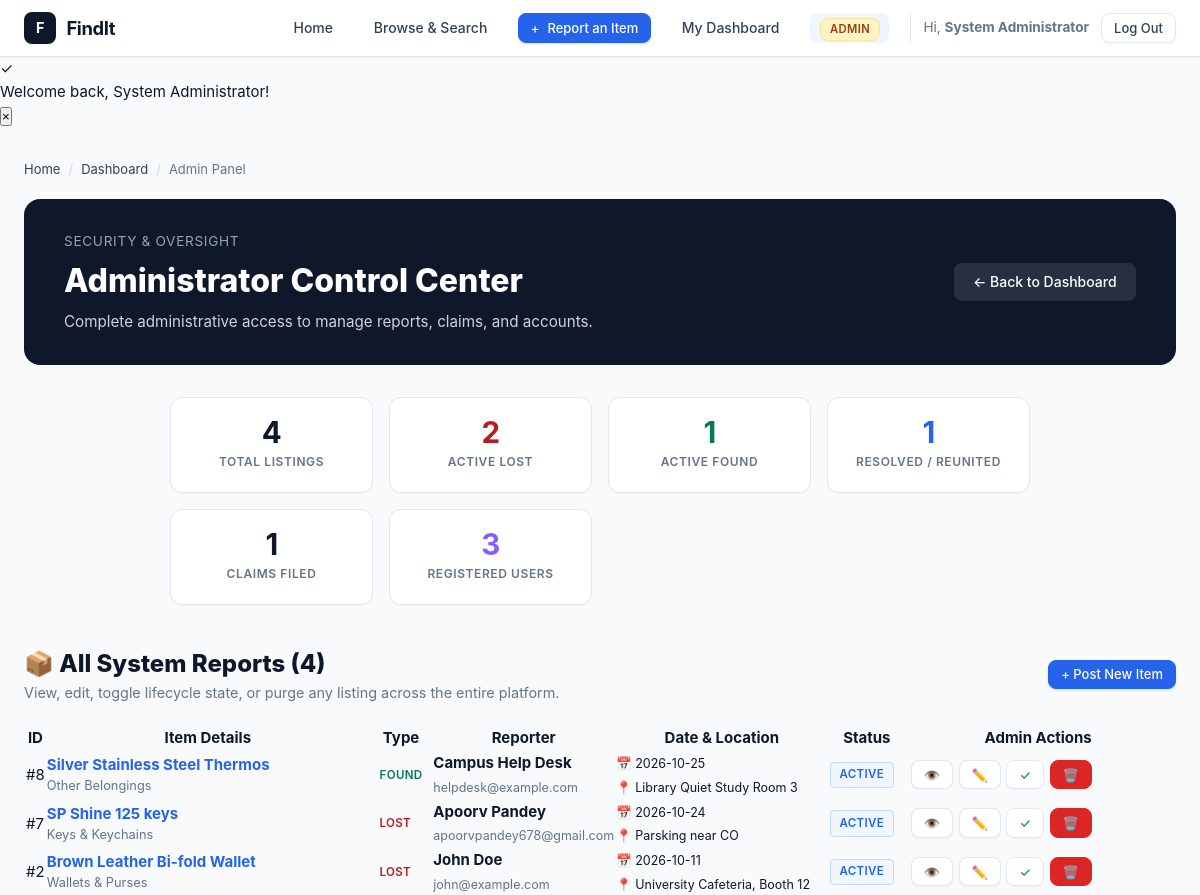
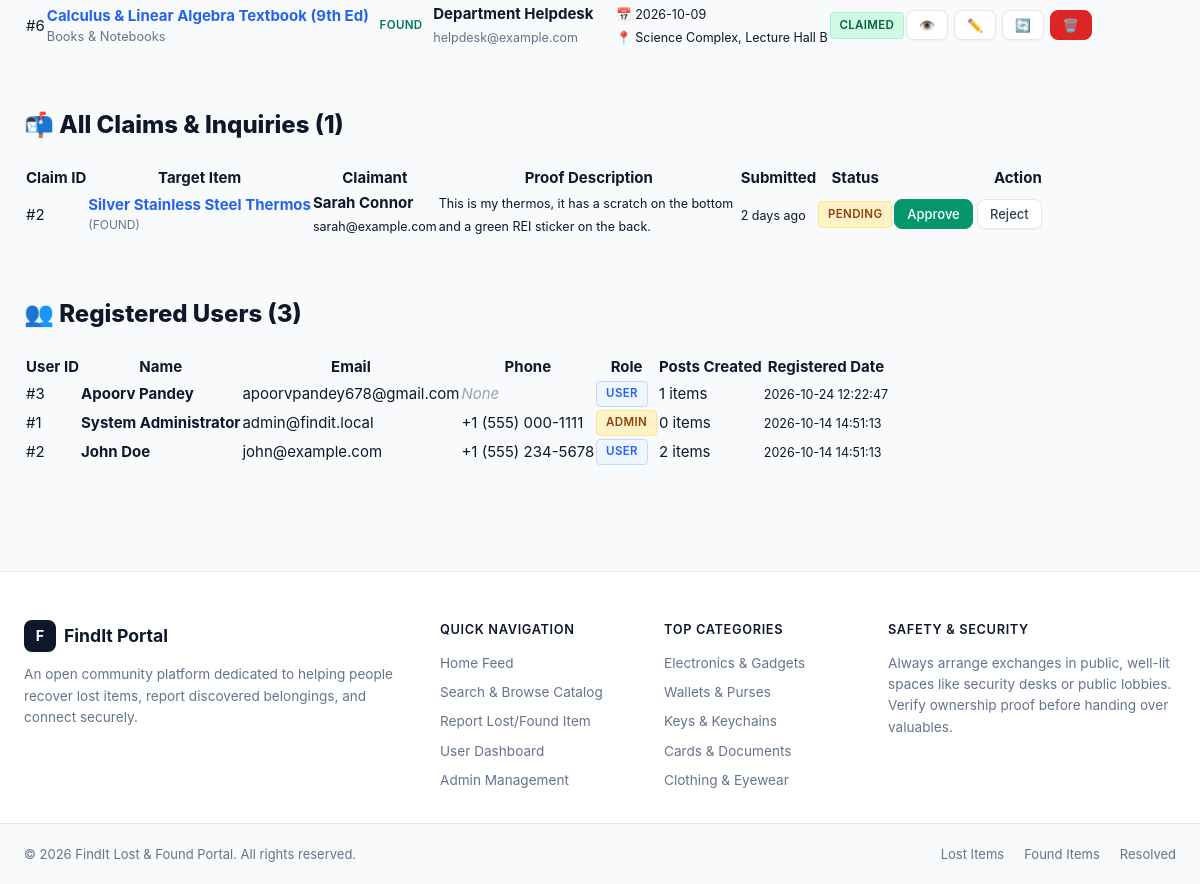
/admin.php (signed in), run on the app's committed database (2 pictures, top to bottom).
### tables this page shows
CREATE TABLE users (
            id INTEGER PRIMARY KEY AUTOINCREMENT,
            name TEXT NOT NULL,
            email TEXT NOT NULL UNIQUE,
            password TEXT NOT NULL,
            role TEXT DEFAULT 'user',
            phone TEXT,
            created_at DATETIME DEFAULT CURRENT_TIMESTAMP
        );

CREATE TABLE items (
            id INTEGER PRIMARY KEY AUTOINCREMENT,
            user_id INTEGER,
            type TEXT NOT NULL,               -- 'lost' or 'found'
            title TEXT NOT NULL,
            category TEXT NOT NULL,
            description TEXT NOT NULL,
            location TEXT NOT NULL,
            item_date TEXT NOT NULL,
            image_path TEXT,
            contact_name TEXT NOT NULL,
            contact_email TEXT NOT NULL,
            contact_phone TEXT,
            status TEXT DEFAULT 'active',     -- 'active', 'claimed', 'returned'
            security_secret TEXT NOT NULL,
            created_at DATETIME DEFAULT CURRENT_TIMESTAMP,
            updated_at DATETIME DEFAULT CURRENT_TIMESTAMP,
            FOREIGN KEY (user_id) REFERENCES users(id) ON DELETE SET NULL
        );

CREATE TABLE claims (
            id INTEGER PRIMARY KEY AUTOINCREMENT,
            item_id INTEGER NOT NULL,
            claimant_id INTEGER,
            claimant_name TEXT NOT NULL,
            claimant_email TEXT NOT NULL,
            claimant_phone TEXT,
            claim_message TEXT NOT NULL,
            status TEXT DEFAULT 'pending',    -- 'pending', 'approved', 'rejected'
            created_at DATETIME DEFAULT CURRENT_TIMESTAMP,
            FOREIGN KEY (item_id) REFERENCES items(id) ON DELETE CASCADE,
            FOREIGN KEY (claimant_id) REFERENCES users(id) ON DELETE SET NULL
        );

### admin.php (the view, shortened to what the rows shown need)
<?php
require_once __DIR__ . '/db.php';
$pdo = getDbConnection();
$allItems = $pdo->query("
    SELECT i.*, u.name as user_account_name
    FROM items i
    LEFT JOIN users u ON i.user_id = u.id
    ORDER BY i.created_at DESC
")->fetchAll();
$allClaims = $pdo->query("
    SELECT c.*, i.title as item_title, i.type as item_type
    FROM claims c
    JOIN items i ON c.item_id = i.id
    ORDER BY c.created_at DESC
")->fetchAll();
$users = $pdo->query("
    SELECT u.*, COUNT(i.id) as item_count
    FROM users u
    LEFT JOIN items i ON u.id = i.user_id
    GROUP BY u.id
    ORDER BY u.created_at DESC
")->fetchAll();
render_header('Administrator Control Panel', 'admin');
?>
<main class="main-wrapper">
    <div style="background: #0f172a; color: #ffffff; padding: 2rem 2.5rem; border-radius: var(--radius-lg); margin-bottom: 2rem; display: flex; justify-content: space-between; align-items: center; flex-wrap: wrap; gap: 1rem;">
        <div>
            <h1 style="font-size: 2rem; font-weight: 800;">Administrator Control Center</h1>
        </div>
    </div>
    <div style="margin-bottom: 3.5rem;">
        <div style="display: flex; justify-content: space-between; align-items: center; margin-bottom: 1.25rem; flex-wrap: wrap; gap: 1rem;">
            <div>
                <h2 style="font-size: 1.5rem; font-weight: 800;">📦 All System Reports (<?= count($allItems) ?>)</h2>
            </div>
        </div>
        <div class="table-container">
            <table class="data-table">
                <thead>
                    <tr>
                        <th>ID</th>
                        <th>Item Details</th>
                        <th>Type</th>
                        <th>Reporter</th>
                        <th>Date &amp; Location</th>
                        <th>Status</th>
                        <th style="text-align: right;">Admin Actions</th>
                    </tr>
                </thead>
                <tbody>
                    <?php foreach ($allItems as $it): ?>
                        <tr>
                            <td>#<?= $it['id'] ?></td>
                            <td>
                                <a href="item.php?id=<?= $it['id'] ?>" style="font-weight: 700; color: var(--primary);">
                                    <?= htmlspecialchars($it['title']) ?>
                                </a>
                                <div style="font-size: 0.8rem; color: var(--text-muted);">
                                    <?= htmlspecialchars(get_category_label($it['category'])) ?>
                                </div>
                            </td>
                            <td>
                                <span class="status-pill" style="<?= ($it['type'] === 'lost') ? 'background: var(--lost-light); color: var(--lost-color);' : 'background: var(--found-light); color: var(--found-color);' ?>">
                                    <?= ucfirst($it['type']) ?>
                                </span>
                            </td>
                            <td>
                                <strong><?= htmlspecialchars($it['contact_name']) ?></strong><br>
                                <small style="color: var(--text-muted);"><?= htmlspecialchars($it['contact_email']) ?></small>
                            </td>
                            <td>
                                <small>📅 <?= htmlspecialchars($it['item_date']) ?><br>📍 <?= htmlspecialchars($it['location']) ?></small>
                            </td>
                            <td>
                                <span class="status-pill status-<?= ($it['status'] === 'active') ? 'active' : 'returned' ?>">
                                    <?= ucfirst($it['status']) ?>
                                </span>
                            </td>
                            <td style="text-align: right; white-space: nowrap;">
                                <div style="display: inline-flex; gap: 0.35rem;">
                                    <a href="item.php?id=<?= $it['id'] ?>" class="btn btn-secondary btn-sm" title="View details">👁️</a>
                                    <a href="report.php?id=<?= $it['id'] ?>" class="btn btn-secondary btn-sm" title="Edit item">✏️</a>
                                    <?php if ($it['status'] === 'active'): ?>
                                        <a href="item.php?id=<?= $it['id'] ?>&action=status&status=claimed&csrf=<?= generate_csrf_token() ?>" class="btn btn-secondary btn-sm" style="color: #059669;" title="Mark as resolved" onclick="return confirm('Mark this item as resolved?')">✓</a>
                                    <?php else: ?>
                                        <a href="item.php?id=<?= $it['id'] ?>&action=status&status=active&csrf=<?= generate_csrf_token() ?>" class="btn btn-secondary btn-sm" title="Reactivate" onclick="return confirm('Re-activate this item?')">🔄</a>
                                    <?php endif; ?>
                                    <a href="item.php?id=<?= $it['id'] ?>&action=delete&csrf=<?= generate_csrf_token() ?>" class="btn btn-danger btn-sm" title="Delete permanently" onclick="return confirm('Permanently remove this report?');">🗑️</a>
                                </div>
                            </td>
                        </tr>
                    <?php endforeach; ?>
                </tbody>
            </table>
        </div>
    </div>
    <div style="margin-bottom: 3.5rem;">
        <h2 style="font-size: 1.5rem; font-weight: 800; margin-bottom: 1.25rem;">📬 All Claims &amp; Inquiries (<?= count($allClaims) ?>)</h2>
        <div class="table-container">
            <table class="data-table">
                <thead>
                    <tr>
                        <th>Claim ID</th>
                        <th>Target Item</th>
                        <th>Claimant</th>
                        <th>Proof Description</th>
                        <th>Submitted</th>
                        <th>Status</th>
                        <th style="text-align: right;">Action</th>
                    </tr>
                </thead>
                <tbody>
                    <?php foreach ($allClaims as $cl): ?>
                        <tr>
                            <td>#<?= $cl['id'] ?></td>
                            <td>
                                <a href="item.php?id=<?= $cl['item_id'] ?>" style="font-weight: 700; color: var(--primary);">
                                    <?= htmlspecialchars($cl['item_title']) ?>
                                </a>
                                <div style="font-size: 0.75rem; text-transform: uppercase; color: var(--text-muted);">(<?= htmlspecialchars($cl['item_type']) ?>)</div>
                            </td>
                            <td>
                                <strong><?= htmlspecialchars($cl['claimant_name']) ?></strong><br>
                                <a href="mailto:<?= htmlspecialchars($cl['claimant_email']) ?>"><small><?= htmlspecialchars($cl['claimant_email']) ?></small></a>
                            </td>
                            <td style="max-width: 300px;">
                                <small><?= htmlspecialchars($cl['claim_message']) ?></small>
                            </td>
                            <td><small><?= time_ago($cl['created_at']) ?></small></td>
                            <td>
                                <span class="status-pill status-<?= ($cl['status'] === 'approved') ? 'returned' : (($cl['status'] === 'rejected') ? 'active' : 'claimed') ?>">
                                    <?= ucfirst($cl['status']) ?>
                                </span>
                            </td>
                            <td style="text-align: right; white-space: nowrap;">
                                <?php if ($cl['status'] === 'pending'): ?>
                                    <a href="item.php?action=claim_status&claim_id=<?= $cl['id'] ?>&claim_status=approved&csrf=<?= generate_csrf_token() ?>" class="btn btn-success btn-sm" onclick="return confirm('Approve this claim?')">Approve</a>
                                    <a href="item.php?action=claim_status&claim_id=<?= $cl['id'] ?>&claim_status=rejected&csrf=<?= generate_csrf_token() ?>" class="btn btn-secondary btn-sm" onclick="return confirm('Reject this claim?')">Reject</a>
                                <?php else: ?>
                                    <small style="color: var(--text-muted);"><?= ucfirst($cl['status']) ?></small>
                                <?php endif; ?>
                            </td>
                        </tr>
                    <?php endforeach; ?>
                </tbody>
            </table>
        </div>
    </div>
    <div>
        <h2 style="font-size: 1.5rem; font-weight: 800; margin-bottom: 1.25rem;">👥 Registered Users (<?= count($users) ?>)</h2>
        <div class="table-container">
            <table class="data-table">
                <thead>
                    <tr>
                        <th>User ID</th>
                        <th>Name</th>
                        <th>Email</th>
                        <th>Phone</th>
                        <th>Role</th>
                        <th>Posts Created</th>
                        <th>Registered Date</th>
                    </tr>
                </thead>
                <tbody>
                    <?php foreach ($users as $u): ?>
                        <tr>
                            <td>#<?= $u['id'] ?></td>
                            <td><strong><?= htmlspecialchars($u['name']) ?></strong></td>
                            <td><?= htmlspecialchars($u['email']) ?></td>
                            <td><?= !empty($u['phone']) ? htmlspecialchars($u['phone']) : '<em style="color:#94a3b8;">None</em>' ?></td>
                            <td>
                                <span class="status-pill <?= ($u['role'] === 'admin') ? 'status-claimed' : 'status-active' ?>">
                                    <?= ucfirst($u['role']) ?>
                                </span>
                            </td>
                            <td><?= $u['item_count'] ?> items</td>
                            <td><small><?= htmlspecialchars($u['created_at']) ?></small></td>
                        </tr>
                    <?php endforeach; ?>
                </tbody>
            </table>
        </div>
    </div>
</main>
<?php render_footer(); ?>

### db.php (shortened to what the rows shown need)
<?php
function is_logged_in() {
    return isset($_SESSION['user_id']) && !empty($_SESSION['user_id']);
}
function current_user() {
    return [
        'id'    => $_SESSION['user_id'],
        'name'  => $_SESSION['user_name'] ?? 'User',
        'email' => $_SESSION['user_email'] ?? '',
        'role'  => $_SESSION['user_role'] ?? 'user'
    ];
}
function is_admin() {
    return is_logged_in() && (isset($_SESSION['user_role']) && $_SESSION['user_role'] === 'admin');
}
function generate_csrf_token() {
    return $_SESSION['csrf_token'];
}
function get_categories() {
    return [
        'electronics' => ['label' => 'Electronics & Gadgets', 'icon' => ''],
        'wallets'     => ['label' => 'Wallets & Purses',     'icon' => ''],
        'keys'        => ['label' => 'Keys & Keychains',     'icon' => ''],
        'documents'   => ['label' => 'Cards & Documents',    'icon' => ''],
        'clothing'    => ['label' => 'Clothing & Eyewear',   'icon' => ''],
        'pets'        => ['label' => 'Pets & Animals',       'icon' => ''],
        'books'       => ['label' => 'Books & Notebooks',    'icon' => ''],
        'jewelry'     => ['label' => 'Jewelry & Watches',    'icon' => ''],
        'other'       => ['label' => 'Other Belongings',     'icon' => '']
    ];
}
function get_category_label($key) {
    $cats = get_categories();
    return $cats[$key]['label'] ?? ucfirst($key);
}
function time_ago($datetime) {
    $time = strtotime($datetime);
    $diff = time() - $time;
    if ($diff < 604800) return floor($diff / 86400) . ' days ago';
    return date('M d, Y', $time);
}
function render_header($pageTitle = '', $activeTab = '') {
    $user = current_user();
    $currentPage = basename($_SERVER['PHP_SELF'] ?? 'index.php');
    ?>
<!DOCTYPE html>
<html lang="en">
<head>
    <link rel="stylesheet" href="css/style.css">
</head>
<body>
    <header class="header">
        <div class="nav-container">
            <nav class="nav-menu" id="navMenu">
                <ul class="nav-links">
                    <?php if (is_logged_in()): ?>
                        <li>
                            <a href="dashboard.php" class="nav-link <?= ($currentPage === 'dashboard.php') ? 'active' : '' ?>">
                                My Dashboard
                            </a>
                        </li>
                        <?php if (is_admin()): ?>
                            <li>
                                <a href="admin.php" class="nav-link <?= ($currentPage === 'admin.php') ? 'active' : '' ?>">
                                    <span class="admin-badge">Admin</span>
                                </a>
                            </li>
                        <?php endif; ?>
                        <li class="user-pill-container">
                            <span class="user-greeting">Hi, <strong><?= htmlspecialchars($user['name']) ?></strong></span>
                            <a href="login.php?action=logout" class="btn btn-secondary btn-sm" title="Log Out">Log Out</a>
                        </li>
                    <?php endif; ?>
                </ul>
            </nav>
        </div>
    </header>
    <?php
}
function render_footer() {
    ?>
</body>
</html>
    <?php
}

### data on the page
users: name "System Administrator", id "1", email "admin@findit.local", phone "+1 (555) 000-1111", role "ADMIN", item_count "0", created_at "2026-10-14 14:51:13"
items: id "8", title "Silver Stainless Steel Thermos", category "Other Belongings", type "FOUND", contact_name "Campus Help Desk", contact_email "helpdesk@example.com", item_date "2026-10-25", location "Library Quiet Study Room 3", status "ACTIVE"
items: id "7", title "SP Shine 125 keys", category "Keys & Keychains", type "LOST", contact_name "Apoorv Pandey", contact_email "apoorvpandey678@gmail.com", item_date "2026-10-24", location "Parsking near CO", status "ACTIVE"
items: id "2", title "Brown Leather Bi-fold Wallet", category "Wallets & Purses", type "LOST", contact_name "John Doe", contact_email "john@example.com", item_date "2026-10-11", location "University Cafeteria, Booth 12", status "ACTIVE"
items: id "6", title "Calculus & Linear Algebra Textbook (9th Ed)", category "Books & Notebooks", type "FOUND", contact_name "Department Helpdesk", contact_email "helpdesk@example.com", item_date "2026-10-09", location "Science Complex, Lecture Hall B", status "CLAIMED"
claims: id "2", item.title "Silver Stainless Steel Thermos", item.type "FOUND", claimant_name "Sarah Connor", claimant_email "sarah@example.com", claim_message "This is my thermos, it has a scratch on the bottom and a green REI sticker on the back.", created_at "2 days ago", status "PENDING"
users: id "3", name "Apoorv Pandey", email "apoorvpandey678@gmail.com", phone "None", role "USER", item_count "1", created_at "2026-10-24 12:22:47"
users: id "2", name "John Doe", email "john@example.com", phone "+1 (555) 234-5678", role "USER", item_count "2", created_at "2026-10-14 14:51:13"

### other printed values
$icon "✓"
$msg "Welcome back, System Administrator!"
$totalItems "4"
$activeLost "2"
$activeFound "1"
$resolvedItems "1"
$totalClaims "1"
$totalUsers "3"
count($allItems) "4"
count($allClaims) "1"
count($users) "3"
$cat['label'] "Electronics & Gadgets"
$cat['label'] "Wallets & Purses"
$cat['label'] "Keys & Keychains"
$cat['label'] "Cards & Documents"
